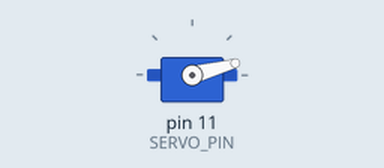
A sketch run on a simulated Arduino Uno, built with avr-gcc and run on an emulated ATmega328P. On the bench: servo.

Above: at 0.05 s.
At 1.0 s:
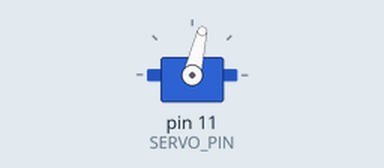
At 1.95 s:
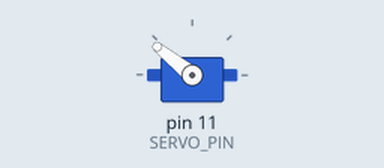
At 3.85 s:
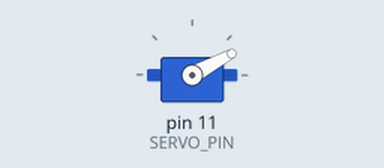
Timing chart, 0 to 5.3 s (numbered marks = the images above):
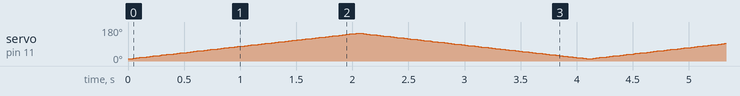

The sketch:

test_servo_arm.ino
```cpp
#include <Servo.h>

// Start position
#define SERVO_POS1 12
// Position when turning to tank 5
#define SERVO_POS2 147

#define SERVO_PIN 11
Servo servo;

int pos = 0;
void setup() {
  // put your setup code here, to run once:
// servo arm position
  servo.attach(SERVO_PIN);
  servo.write(SERVO_POS1);
}

void loop() {
  //positions test
  for (pos = SERVO_POS1; pos <= SERVO_POS2; pos += 1) { // goes from 0 degrees to 180 degrees
    // in steps of 1 degree
    servo.write(pos);              // tell servo to go to position in variable 'pos'
    delay(15);                       // waits 15ms for the servo to reach the position
  }
  for (pos = SERVO_POS2; pos >= SERVO_POS1; pos -= 1) { // goes from 180 degrees to 0 degrees
    servo.write(pos);              // tell servo to go to position in variable 'pos'
    delay(15);                       // waits 15ms for the servo to reach the position
  }
}
```
